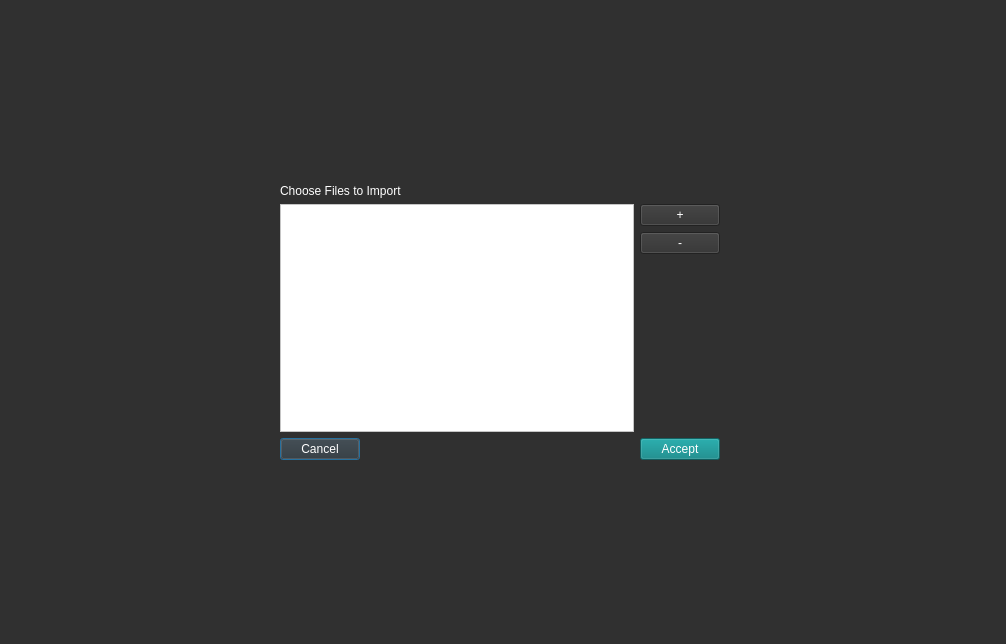
<?xml version="1.0" encoding="UTF-8"?>
<ui version="4.0">
 <class>Dialog</class>
 <widget class="QDialog" name="Dialog">
  <property name="geometry">
   <rect>
    <x>0</x>
    <y>0</y>
    <width>1006</width>
    <height>644</height>
   </rect>
  </property>
  <property name="windowTitle">
   <string>Dialog</string>
  </property>
  <property name="styleSheet">
   <string notr="true">background-color: rgb(48, 48, 48);
gridline-color: rgb(195, 195, 195);
color: rgb(255, 255, 255);
</string>
  </property>
  <layout class="QGridLayout" name="gridLayout">
   <item row="5" column="1">
    <widget class="QPushButton" name="cancel_btn">
     <property name="text">
      <string>Cancel</string>
     </property>
    </widget>
   </item>
   <item row="1" column="1" colspan="4">
    <widget class="QLabel" name="label">
     <property name="text">
      <string>Choose Files to Import</string>
     </property>
    </widget>
   </item>
   <item row="3" column="3">
    <widget class="QPushButton" name="remove_btn">
     <property name="text">
      <string>-</string>
     </property>
    </widget>
   </item>
   <item row="2" column="0">
    <spacer name="horizontalSpacer_2">
     <property name="orientation">
      <enum>Qt::Horizontal</enum>
     </property>
     <property name="sizeHint" stdset="0">
      <size>
       <width>11</width>
       <height>20</height>
      </size>
     </property>
    </spacer>
   </item>
   <item row="4" column="3">
    <spacer name="verticalSpacer">
     <property name="orientation">
      <enum>Qt::Vertical</enum>
     </property>
     <property name="sizeHint" stdset="0">
      <size>
       <width>20</width>
       <height>155</height>
      </size>
     </property>
    </spacer>
   </item>
   <item row="2" column="1" rowspan="3" colspan="2">
    <widget class="QListWidget" name="listWidget">
     <property name="styleSheet">
      <string notr="true">background-color: rgb(255, 255, 255);
color: rgb(25, 25, 25);</string>
     </property>
    </widget>
   </item>
   <item row="5" column="2">
    <spacer name="horizontalSpacer">
     <property name="orientation">
      <enum>Qt::Horizontal</enum>
     </property>
     <property name="sizeHint" stdset="0">
      <size>
       <width>263</width>
       <height>20</height>
      </size>
     </property>
    </spacer>
   </item>
   <item row="2" column="3">
    <widget class="QPushButton" name="add_btn">
     <property name="text">
      <string>+</string>
     </property>
    </widget>
   </item>
   <item row="2" column="5">
    <spacer name="horizontalSpacer_4">
     <property name="orientation">
      <enum>Qt::Horizontal</enum>
     </property>
     <property name="sizeHint" stdset="0">
      <size>
       <width>11</width>
       <height>20</height>
      </size>
     </property>
    </spacer>
   </item>
   <item row="0" column="1">
    <spacer name="verticalSpacer_2">
     <property name="orientation">
      <enum>Qt::Vertical</enum>
     </property>
     <property name="sizeHint" stdset="0">
      <size>
       <width>10</width>
       <height>2</height>
      </size>
     </property>
    </spacer>
   </item>
   <item row="5" column="3">
    <widget class="QPushButton" name="accept_btn">
     <property name="styleSheet">
      <string notr="true">background-color: rgba(0, 128, 128, 154);</string>
     </property>
     <property name="text">
      <string>Accept</string>
     </property>
    </widget>
   </item>
   <item row="6" column="1">
    <spacer name="verticalSpacer_3">
     <property name="orientation">
      <enum>Qt::Vertical</enum>
     </property>
     <property name="sizeHint" stdset="0">
      <size>
       <width>10</width>
       <height>2</height>
      </size>
     </property>
    </spacer>
   </item>
  </layout>
 </widget>
 <resources/>
 <connections/>
</ui>
